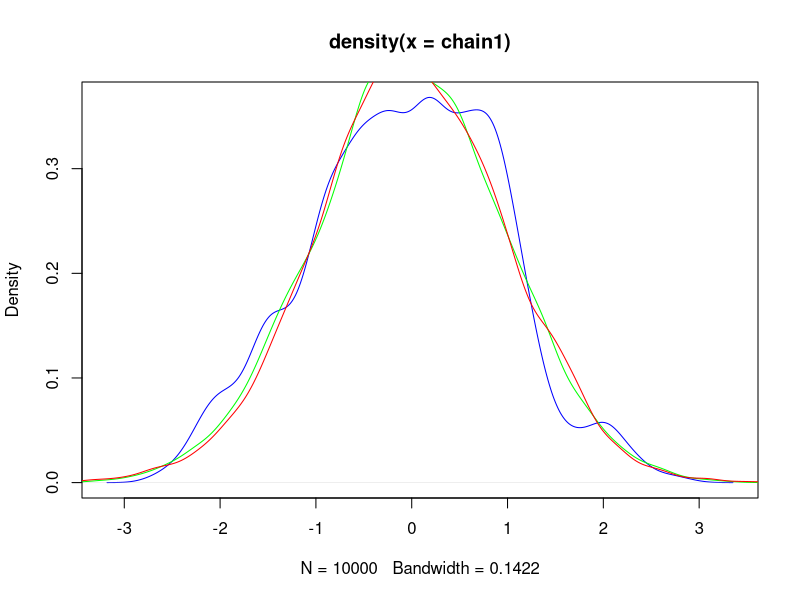
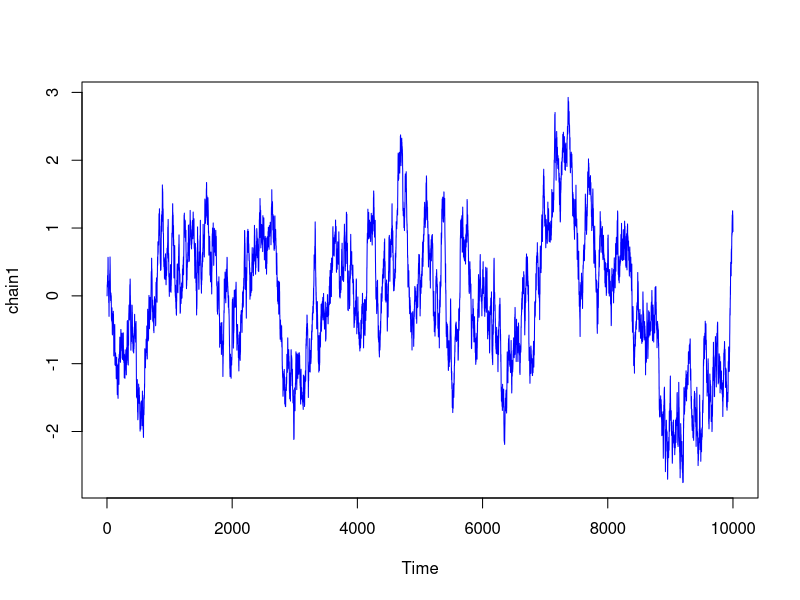
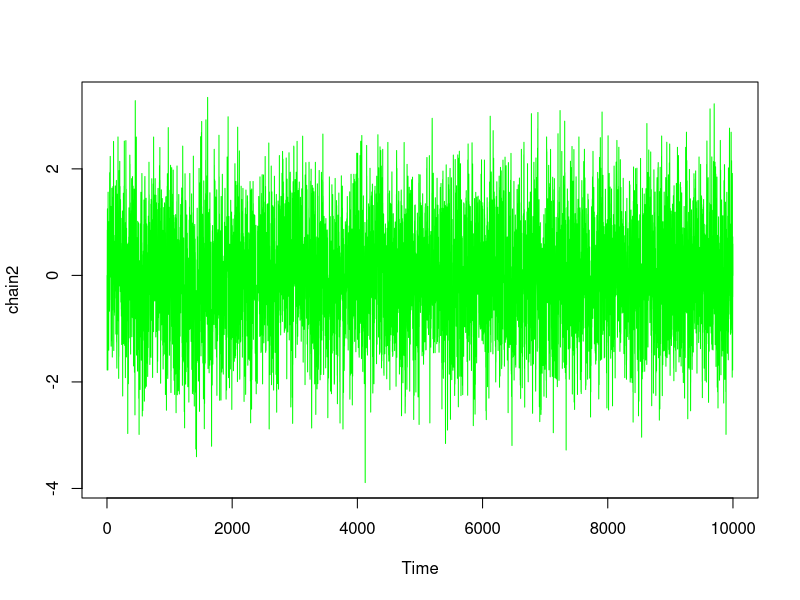
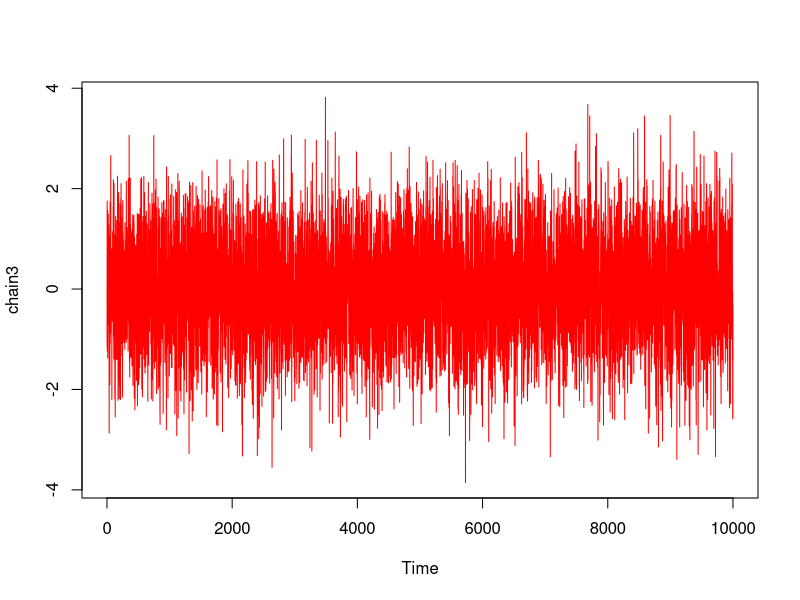
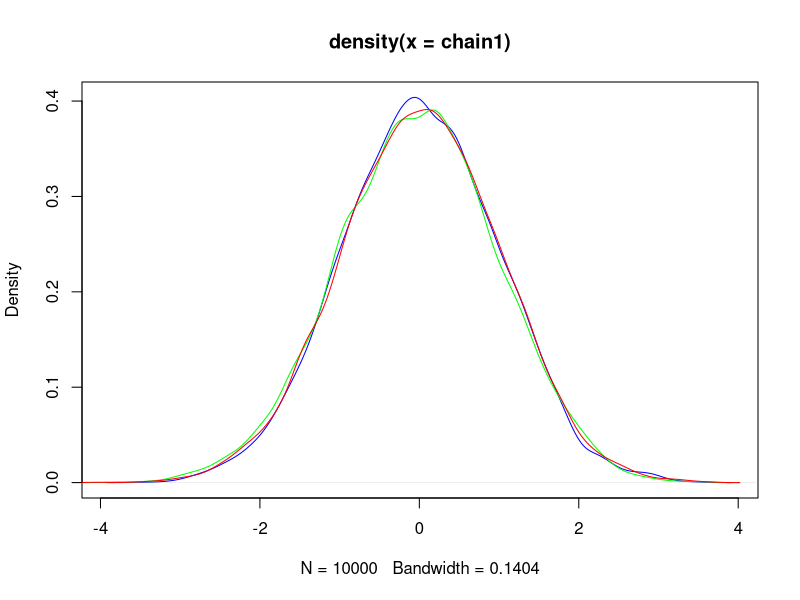
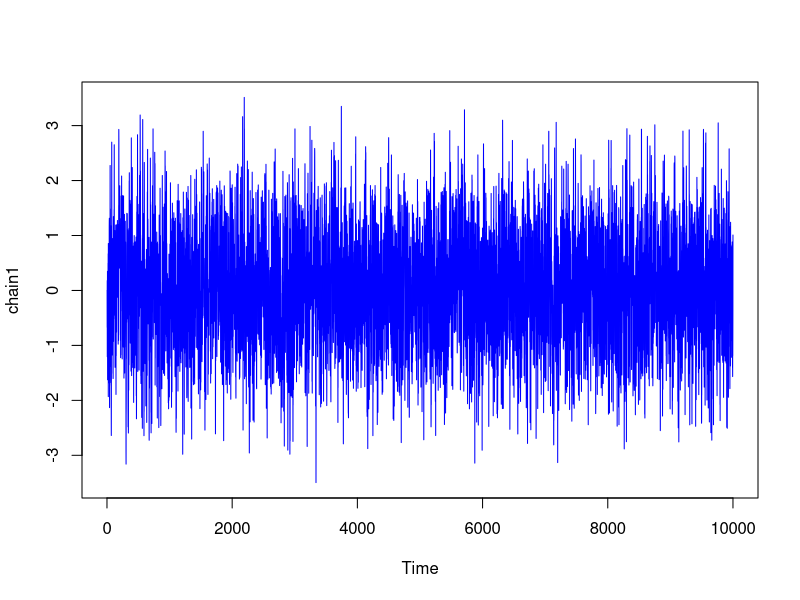
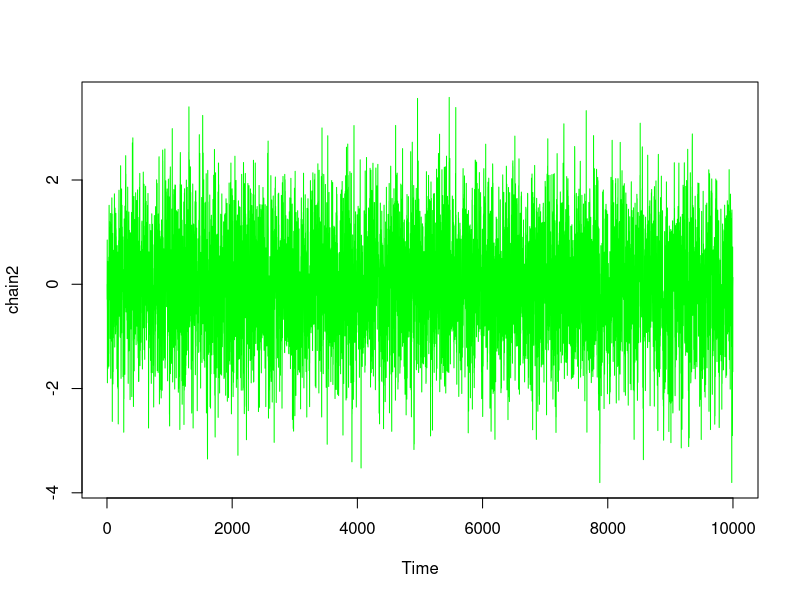
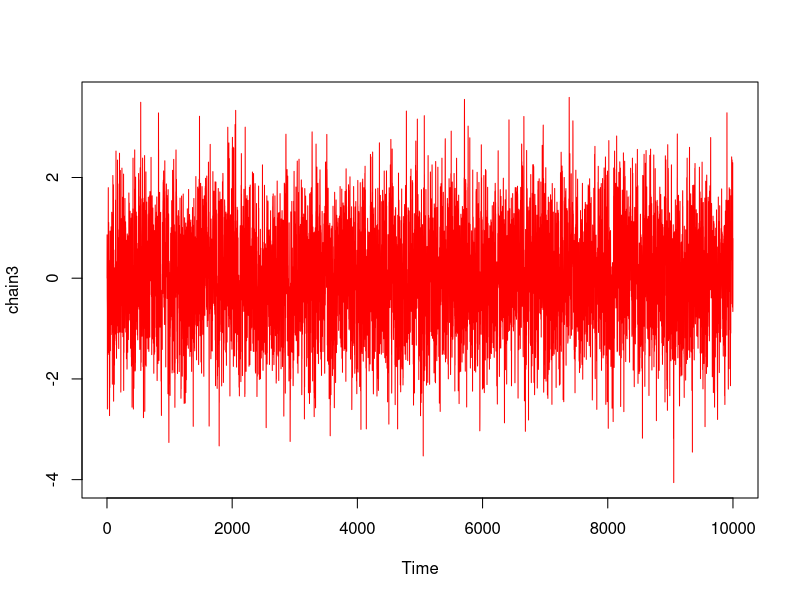

Write the R code that produced these figures, in order.
# Here I wish to build from the standard HMC algorithm to the NUT sampler

## Standard Theoretical HMC
normalHMC <- function(s = 1, n = 1e4)
{
  qt <- numeric(length = n)
  qt[1] <- 0 # starting here
  # don't need a starting value of p
  for(k in 2:n)
  {
    # new momentum
    p <- rnorm(1)
    #initial conditions for new H
    r2 <- qt[k-1]**2 + p**2
    # choosing +- with probability 1/2
    r <- sample(c(sqrt(r2), -sqrt(r2)), size = 1)
    a <- acos(qt[k-1]/r)
    # simulating Hamiltonian forward s time units
    qt[k] <- r*cos(a + s)
    p <- -r * sin(a + s)
  }
  return(qt)
}

chain1 <- normalHMC(s = .1)
chain2 <- normalHMC(s = 1)
chain3 <- normalHMC(s = 5)

# Comparing the chains through plots
plot(density(chain1), col = "blue")
lines(density(chain2), col = "green")
lines(density(chain3), col = "red")

plot.ts(chain1, col = "blue")
plot.ts(chain2, col = "green")
plot.ts(chain3, col = "red")

## Leap Frog method
normalLF_HMC <- function(L = 10, eps = .1, n = 1e4)
{
  qt <- numeric(length = n)
  qt[1] <- 0 # starting here
  accept <- 1
  # vectorizing this outside to save time
  momentums <- rnorm(n)
  for(k in 2:n)
  {
    # new momentum
    p <- momentums[k]
    q_prop <- qt[k-1]
    # one half-Euler step
    p_prop <- p - eps/2 * q_prop
    for(l in 1:L) # let the frog leap!
    {
      q_prop <- q_prop + eps * p_prop
      if(l != L) p_prop <- p_prop - eps*q_prop
    }
    # one last half-Euler step
    p_prop <- p_prop - eps/2 * q_prop
    # Accept-reject
    log.ratio <- (-q_prop**2 - p_prop**2 + qt[k-1]**2 + p**2)/2
    if(log(runif(1)) < log.ratio)
    {
      qt[k] <- q_prop
      accept <- accept + 1
    } else{
      qt[k] <- qt[k-1]
    }
  }
  print(paste("Acceptance = ", accept/n))
  return(qt)
}

#Keeping L * epsilon = 1
chain1 <- normalLF_HMC(L = 10, eps = .1)
chain2 <- normalLF_HMC(L = 1, eps = 1)
chain3 <- normalLF_HMC(L = 100, eps = .01)

# Comparing the chains through plots
plot(density(chain1), col = "blue")
lines(density(chain2), col = "green")
lines(density(chain3), col = "red")

plot.ts(chain1, col = "blue")
plot.ts(chain2, col = "green")
plot.ts(chain3, col = "red")


# NUT Sampler

# Defining the auxiliary functions
leapFrog <- function(p,q,e){
  p_ <- p - (e/2)*q
  q_ <- q + e*p_
  p_ <- p_ - (e/2)*q_
  return(c(p_,q_))
}

travelRoad <- function(p,q,u,v,j,e, del_max = 1e-6){
  if (j == 0){ #Base Case
    rets <- leapFrog(p,q,v*e)
    p_ <- rets[1]
    q_ <- rets[2]
    if(u <= exp(-(q^2+p^2)/2)){
      set_C <- rets
    }
    else{
      set_C <- NaN
    }
    s_ <- -(q_^2)/2 - (p^2)/2 > log(u) - del_max
    return(c(p_,q_,p_,q_,set_C,s_))
  }
  else{ # Recursive Case
    rets <- travelRoad(p,q,u,v,j-1,e)
    p_min <- rets[1]
    q_min <- rets[2]
    p_pls <- rets[3]
    q_pls <- rets[4]
    Set_C_1 <- rets[5]
    s_1 <- rets[6]
    if (v == -1){
      rets_min <- travelRoad(p_min,q_min,u,v,j-1,e)
      p_min <- rets_min[1]
      q_min <- rets_min[2]
      Set_C_2 <- rets_min[5]
      s_2 <- rets_min[6]
    }
    else{
      rets_min <- travelRoad(rets[3],rets[4],u,v,j-1,e)
      p_pls <- rets_min[3]
      q_pls <- rets_min[4]
      Set_C_2 <- rets_min[5]
      s_2 <- rets_min[6]
    }
    s_ <- s_1*s_2*((q_pls-q_min)*p_min>=0)*((q_pls-q_min)*p_pls>=0)
    Set_C_1 <- rbind(Set_C_1, Set_C_2)
    return(c(p_min,q_min,p_pls,q_pls,Set_C_1,s_))
  }
}

nut_sampler <- function(e,n=1e4){
  q = numeric(n)
  q_0 = 0
  for(i in 1:n){
    p <- rnorm(1)
    u <- runif(1,0,exp(-((p^2)+(q_0^2))/2))
    q_min <- q_0
    q_pls <- q_0
    p_min <- p
    p_pls <- p
    j = 0

    Set_C <- matrix(c(q_0,p),ncol = 2)
    s = 1
    while(s == 1){
      v = sample(c(-1,1),1)
      if(v == -1){
        rets <- travelRoad(p_min,q_min,u,v,j,e)
        p_min <- rets[1]
        q_min <- rets[2]
        Set_C_1 <- rets[5]
        s_1 <- rets[6]
      }
      else{
        rets <- travelRoad(p_pls,q_pls,u,v,j,e)
        p_pls <- rets[3]
        q_pls <- rets[4]
        Set_C_1 <- rets[5]
        s_1 <- rets[6]
      }
      if(s_1 == 1){
        Set_C <- rbind(Set_C,Set_C_1)
      }
      s <- s_1*((q_pls-q_min)*p_min>=0)*((q_pls-q_min)*p_pls>=0)
      j <- j + 1
    }
    n_0 <- sample(1:dim(Set_C)[1],1)
    q_0 <- Set_C[n_0,]
    q_0 <- q_0[2]
    q[i] <- q_0
  }
  
  return(q)
}

#Trying out different values of epsilon
chain1 <- nut_sampler(e = .1)
chain2 <- nut_sampler(e = 1)
chain3 <- nut_sampler(e = .01)

# Comparing the chains through plots
plot(density(chain1), col = "blue")
lines(density(chain2), col = "green")
lines(density(chain3), col = "red")

plot.ts(chain1, col = "blue")
plot.ts(chain2, col = "green")
plot.ts(chain3, col = "red")
